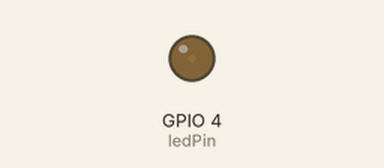
This sketch was run on a simulated ESP32. Shown: output pins drawn as LEDs (lit = HIGH). What the sketch prints to the serial monitor is not drawn.

Above: at 0.05 s.
At 1.15 s:
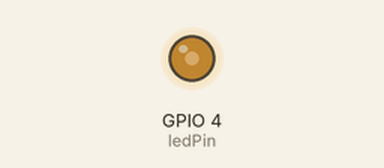
At 2.3 s:
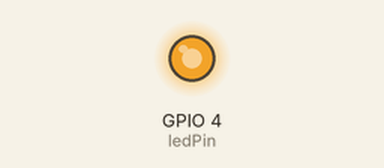
At 4.6 s:
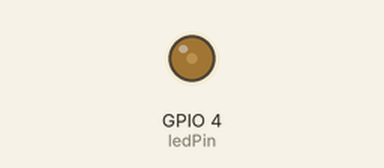
Timing chart, 0 to 6.7 s (numbered marks = the images above):
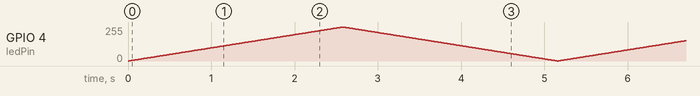

The sketch:

dimLightwithoutForLoopExample.ino
```cpp
//CLass Notes
//with the for loop

const int ledPin = 4;
int ms = 10;

void setup() {
  // put your setup code here, to run once:
    Serial.begin(115200);

}

void loop() {
  // put your main code here, to run repeatedly:
  for (int i = 0; i < 255; i++)  //starting from 0, incrementing to 255
  {
    analogWrite(ledPin, i); //send PWM signal @ current i value
    delay(ms);
    Serial.printf("FOR LOOP 1: %i \n",i);
  }

    for (int i = 255; i > 0; i--) //starting from 255, decrementing to 0
  {
    analogWrite(ledPin, i); //send PWM signal @ current i value
    delay(ms);
    Serial.printf("FOR LOOP 2: %i \n",i);
  }


}
```
